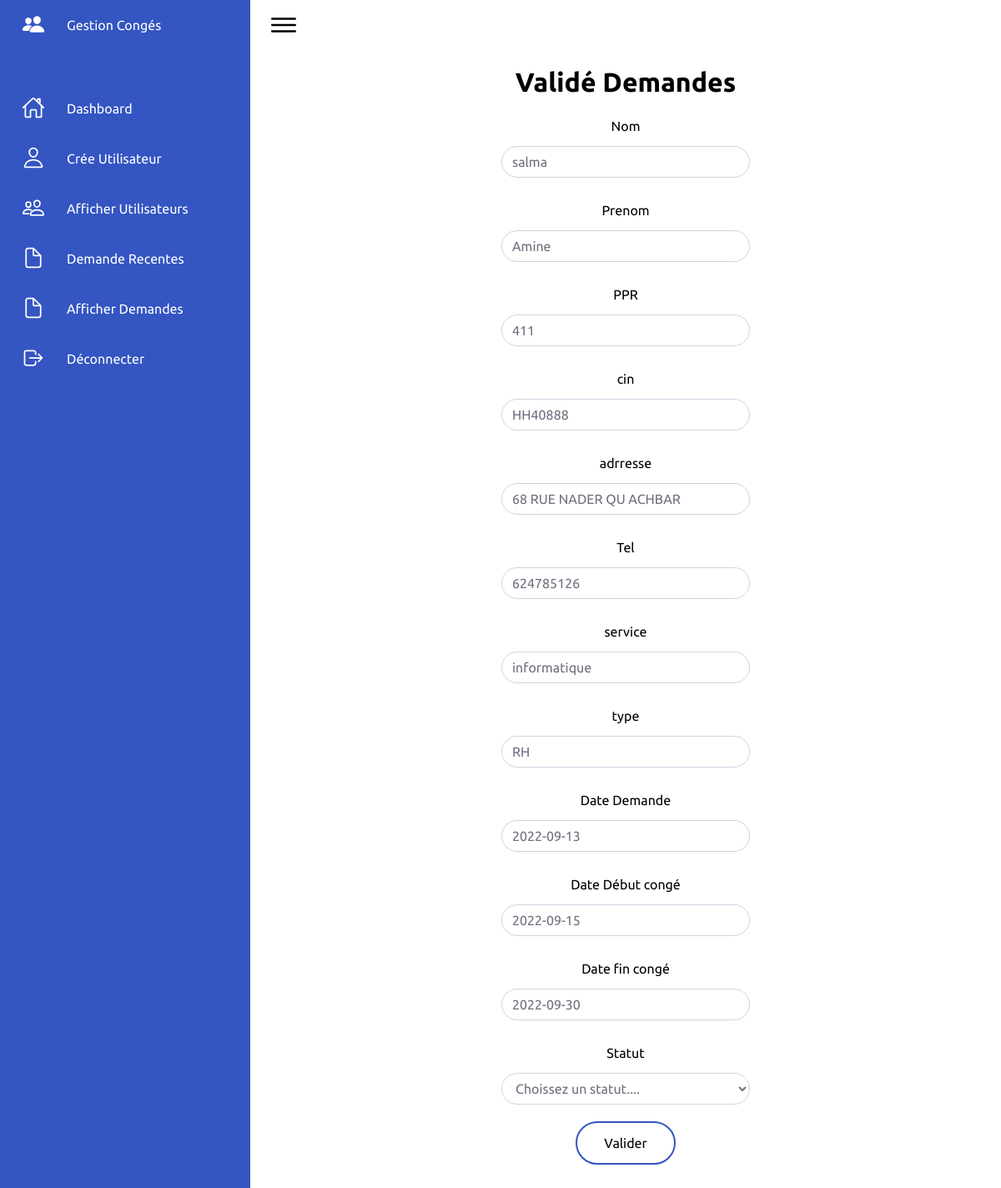
/admin/validerDemandes.php?id_dem=7 (signed in), run on the app's committed database.
### tables this page shows
CREATE TABLE `employe` (
  `Id` int(11) NOT NULL,
  `PPR` int(11) NOT NULL,
  `Cin` varchar(7) NOT NULL,
  `Nom` varchar(30) NOT NULL,
  `Prenom` varchar(30) NOT NULL,
  `Adresse` varchar(100) NOT NULL,
  `Tel` bigint(10) NOT NULL,
  `Sexe` varchar(20) NOT NULL,
  `Type` varchar(40) NOT NULL,
  `NumS` int(11) NOT NULL
);

CREATE TABLE `service` (
  `NumS` int(11) NOT NULL,
  `Intitule-S` varchar(40) NOT NULL
);

CREATE TABLE `demande_cong` (
  `Id-D` int(11) NOT NULL,
  `Date-D` date NOT NULL,
  `Date-D-D` date NOT NULL,
  `Date-F-D` date NOT NULL,
  `Nbr-J-C` int(11) NOT NULL,
  `Type-cong` varchar(20) NOT NULL,
  `Statut` varchar(30) NOT NULL DEFAULT 'En cours',
  `Id` int(11) NOT NULL
);

### config/dbaccess.php (called while the page is built, shortened)
<?php
    class Dbconfig
    {
        public function db_connect(){
        $servername = "localhost";
        $username = "root";
        $password = "";
     try {
       $this->connection = new PDO("mysql:host=$servername;dbname=gestion_cong", $username, $password);
         } catch(PDOException $e) {
  echo "Connection failed: " . $e->getMessage();
               }
        }
    }
?>

### config/demande.php (called while the page is built, shortened)
<?php
require_once('dbaccess.php');
$db = new Dbconfig();
class Demandes{
function getDataRequestUser(){
    if(isset($_GET['id_dem'])){
    global $db;
    $idUser= $_GET['id_dem'];
     $stmt = $db->connection->prepare("SELECT * FROM ((employe INNER JOIN demande_cong ON employe.Id = demande_cong.Id) INNER JOIN service ON employe.NumS = service.NumS) WHere`demande_cong`.`Id-D` = ?
     ");
  $stmt->execute(array($idUser));
  return $stmt->fetch();
    }
 }
}

### admin/validerDemandes.php (the view, shortened to what this page needs)
<?php
if(isset($_SESSION["admin"]) ){
  require_once("../config/demande.php");
  $demandes = new Demandes();
   $userData =$demandes->getDataRequestUser();
?>
<!DOCTYPE html>
<html lang="en">
<head>
    <link rel="stylesheet" href="../styles/assets/css/style.css">
    <link rel="stylesheet" href="../styles/css/mainStyle.css">
</head>
<body>
     <?php include_once('../includes/sidebar.php') ?>
     <div class="form_cotainer">
     <h1 class='title-display'>Validé Demandes</h1>
<form action="<?php echo $_SERVER["PHP_SELF"];?>" method="post">
<div class='form_grid'>
    <div class="col">
    <label for="fname">Nom</label>
  <input class='form-control' type="text"  value="<?php if(isset($userData['Nom'])){echo $userData['Nom'];}?>" disabled>
    </div>
    <div class="col">
    <label >Prenom</label>
  <input class='form-control' type="text"  value="<?php if(isset($userData['Prenom'])){echo $userData['Prenom'];}?>" disabled>
    </div>
    <div class="col">
    <label >PPR</label>
  <input class='form-control' type="text"  value="<?php if(isset($userData['PPR'])){echo $userData['PPR'];}?>" disabled>
    </div>
    <div class="col">
    <label >cin</label>
  <input class='form-control' type='text' value="<?php if(isset($userData['Cin'])){echo $userData['Cin'];}?>" disabled>
    </div>
    <div class="col">
    <label >adrresse</label>
  <input class='form-control' type="text"  value="<?php if(isset($userData['Adresse'])){echo $userData['Adresse'];}?>" disabled>
    </div>
    <div class="col">
    <label >Tel</label>
  <input class='form-control' type='tel'  value="<?php if(isset($userData['Tel'])){echo $userData['Tel'];}?>" disabled>
    </div>
    <div class="col">
    <label >service</label>
  <input class='form-control' type='text'  value="<?php if(isset($userData['Intitule-S'])){echo $userData['Intitule-S'];}?>" disabled>
</div>
    <div class="col">
    <label >type</label>
  <input class='form-control' type='text'  value="<?php if(isset($userData['Type'])){echo $userData['Type'];}?>" disabled>
</div>
<div class="col">
    <label >Date Demande</label>
  <input class='form-control' type='text'  value="<?php if(isset($userData['Date-D'])){echo $userData['Date-D'];}?>" disabled>
</div>
<div class="col">
    <label >Date Début congé</label>
  <input class='form-control' type='text'  value="<?php if(isset($userData['Date-D-D'])){echo $userData['Date-D-D'];}?>" disabled>
</div>
<div class="col">
    <label >Date fin congé</label>
  <input class='form-control' type='text'  value="<?php if(isset($userData['Date-F-D'])){echo $userData['Date-F-D'];}?>" disabled>
</div>
<div class="col">
    <label >Statut</label>
  <select class='form-control'  name="statut" required>
  <?php  if(isset($userData['Statut'])){ ?>
    <option value ="" disabled selected>Choissez un statut....</option>
         <?php } ?>
  </select>
    </div>
</div>
<button class='btn' type="submit" name="send" >Valider</button>
</form>
     </div>
</body>
</html>
<?php
}else{
    header("location: ../index.php");
     exit();
  }
  ?>

### styles/assets/css/style.css (style rules this page uses)
* { font-family: "Ubuntu", sans-serif; margin: 0; padding: 0; box-sizing: border-box; }
:root { --blue: #3455c2; --white: #fff; --gray: #f5f5f5; --black1: #222; --black2: #999; }
body { min-height: 100vh; overflow-x: hidden; }

### styles/CSS/mainStyle.css (style rules this page uses)
.btn { background-color: #12949f; border: none; color: white; padding: 12px; text-align: center; text-decoration: none; display: block; font-size: 16px; margin: 4px 2px; cursor: pointer; margin: auto; border-radius: 10px; }
.form_cotainer { max-width: 70%; min-height: 100vh; margin-left:auto; margin-right:auto; padding:20px; margin-bottom: 75px; }
.form_cotainer .form_grid { display: flex; flex-wrap:wrap; justify-content: space-between; max-width: 80%; margin: auto; }
.form-control { display: block; width: 100%; margin-top:5px; height: calc(1.5em + 0.75rem + 2px); padding: 0.375rem 0.75rem; font-size: 1rem; font-weight: 400; line-height: 1.5; color: #6e707e; background-color: #fff; background-clip: padding-box; border: 1px solid #d1d3e2; border-radius: 50rem; transition: border-color 0.15s ease-in-out, box-shadow 0.15s ease-in-out; }
.col { width: 298px; margin: auto auto 20px auto; }
label { text-align: center; display: block ruby; padding: 10px; }
.btn { margin: auto; display: block; border: none; color: white; padding: 15px 32px; text-align: center; text-decoration: none; font-size: 16px; cursor: pointer; background-color: white; color: black; border: 2px solid #3455c2; border-radius:30px; }
.title-display { text-align:center; margin-bottom:15px; color:black; }

### data on the page
employe: Nom "salma", Prenom "Amine", PPR "411", Cin "HH40888", Adresse "68 RUE NADER QU ACHBAR", Tel "624785126", NumS "informatique", Type "RH", value "2022-09-13", value "2022-09-15", value "2022-09-30"
